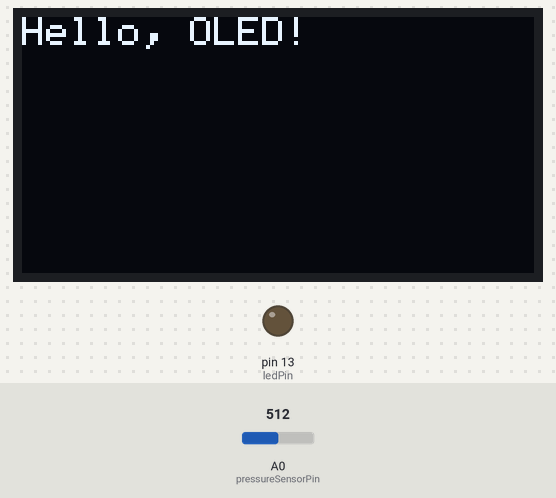
A sketch run on a simulated Arduino Uno, built with avr-gcc and run on an emulated ATmega328P. Parts: 128×64 one-colour display, output pins drawn as LEDs (lit = HIGH). The inputs (shaded band) are chosen by the test bench; at power-on: A0 (pressureSensorPin) = 512. The display library's start-up logo is not drawn; what the sketch prints to the serial monitor is not drawn.

Above: at 3.3 s.
3.4 s: A0 (pressureSensorPin) set to 492
At 4.6 s:
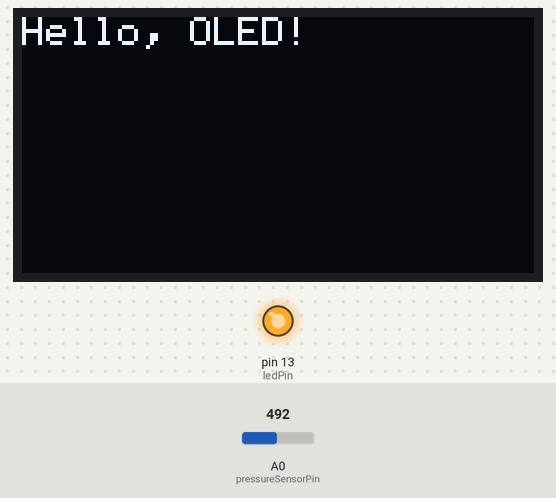
4.9 s: A0 (pressureSensorPin) set to 510
At 6.1 s:
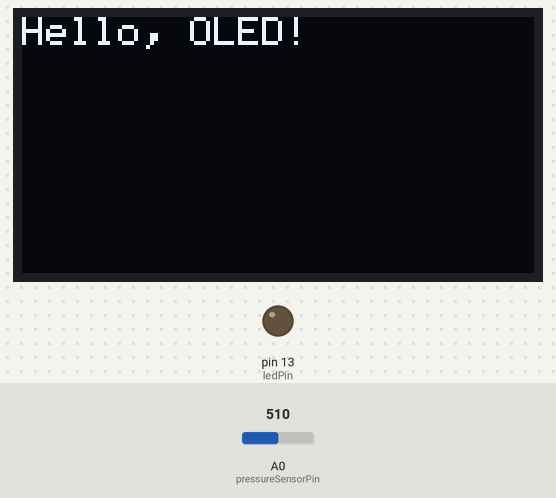
6.5 s: A0 (pressureSensorPin) set to 490
At 7.6 s:
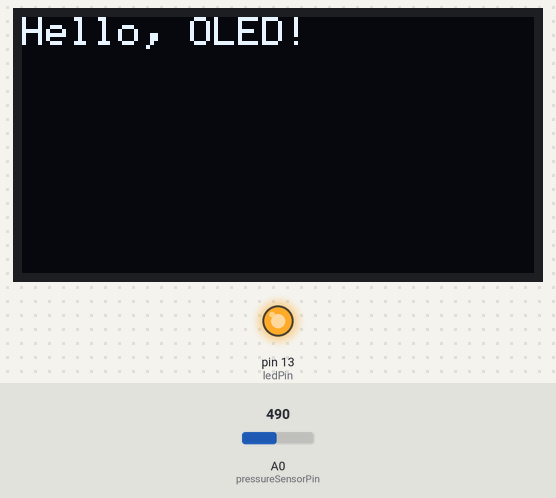
Timing chart, 0 to 9.5 s (numbered marks = the images above; inputs shaded):
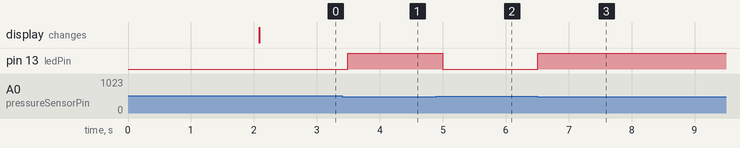

The sketch:

xiao-nRF52840.ino
```cpp
#include <Wire.h>
#include <Adafruit_GFX.h>
#include <Adafruit_SSD1306.h>

#define SCREEN_WIDTH 128 // OLED display width, in pixels
#define SCREEN_HEIGHT 64 // OLED display height, in pixels. Some are 32.
                         // For Grove OLED on Seeed Expansion board, it's often 64.

// Declaration for an SSD1306 display connected to I2C (SDA, SCL pins)
// The I2C address for these displays is usually 0x3C.
#define OLED_RESET     -1 // Reset pin # (or -1 if sharing Arduino reset pin)
Adafruit_SSD1306 display(SCREEN_WIDTH, SCREEN_HEIGHT, &Wire, OLED_RESET);

// Define the built-in LED pin.
// On the XIAO nRF52840, LED_BUILTIN is typically the red LED.
const int ledPin = LED_BUILTIN;

// Define the analog pin for the pressure sensor
const int pressureSensorPin = A0;

// Define a threshold for pressure detection (0-1023 for 10-bit ADC)
// This value will likely need calibration based on your sensor and setup.
const int pressureThreshold = 500;

void setup() {
  Serial.begin(9600);
  // while (!Serial); // Wait for serial port to connect. Needed for native USB port only

  // Initialize the I2C interface for the OLED
  Wire.begin();

  // SSD1306_SWITCHCAPVCC = generate display voltage from 3.3V internally
  if(!display.begin(SSD1306_SWITCHCAPVCC, 0x3C)) {
    Serial.println(F("SSD1306 allocation failed"));
    for(;;); // Don't proceed, loop forever
  }

  // Show initial display buffer contents on the screen --
  // the library initializes this with an Adafruit splash screen.
  display.display();
  delay(2000); // Pause for 2 seconds

  // Clear the buffer
  display.clearDisplay();

  // Draw a single pixel in white
  // display.drawPixel(10, 10, SSD1306_WHITE);

  // Display "Hello, OLED!"
  display.setTextSize(1);      // Normal 1:1 pixel scale
  display.setTextColor(SSD1306_WHITE); // Draw white text
  display.setCursor(0,0);     // Start at top-left corner
  display.println(F("Hello, OLED!"));

  display.display(); // Actually draw buffer to screen
  delay(100);

  // Initialize the digital pin for the LED as an output.
  pinMode(ledPin, OUTPUT);
  // Ensure LED is off initially
  digitalWrite(ledPin, HIGH);
}

void loop() {
  // Read the value from the pressure sensor
  int sensorValue = analogRead(pressureSensorPin);

  // Print the sensor value to the Serial Monitor for calibration
  Serial.print("Sensor Value: ");
  Serial.println(sensorValue);

  // Check if force is applied (sensor value is above the threshold)
  if (sensorValue > pressureThreshold) {
    digitalWrite(ledPin, LOW);   // Turn the LED ON (remember, LOW is ON for this board's LED)
    Serial.println("Pressure detected - LED ON");
  } else {
    digitalWrite(ledPin, HIGH);  // Turn the LED OFF
    // Serial.println("No pressure - LED OFF"); // Optional: print when no pressure
  }

  // Small delay to make Serial Monitor readable and debounce sensor a bit
  delay(100);

  // The OLED message is static, so nothing else to do in the loop for this example.
  // You could add dynamic content here, like displaying the sensorValue.
}
```

Measured:
- the behaviour switches between 501 and 500 on A0 (pressureSensorPin) (found by bisection; images 0 and 1)
- after the input at 3.4 s, pin 13 (ledPin): LOW → HIGH after 0.09 s
- after the input at 4.9 s, pin 13 (ledPin): HIGH → LOW after 0.10 s
- after the input at 6.5 s, pin 13 (ledPin): LOW → HIGH at once
